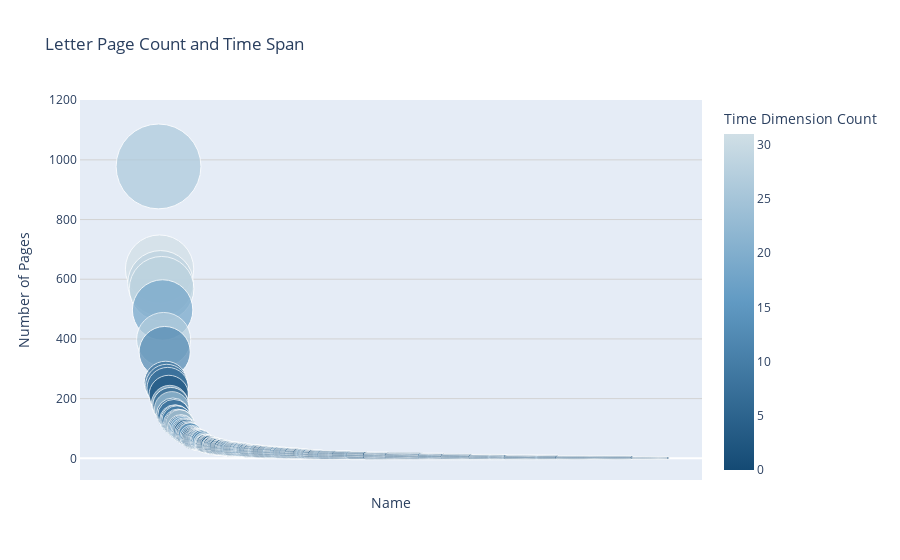

Notebook source saved alongside this figure:
### Code cell
import pandas as pd
import plotly.express as px


df = pd.read_excel('temp_ret_two.xlsx')

# Function to calculate time dimension count
def calculate_time_dimension(years):
    if pd.isna(years):
        return 0
    elif '-' in years:
        try:
            start, end = map(int, years.split('-'))
            return end - start + 1  # Include both start and end years
        except ValueError:
            return 1  # Handle cases where years are not in proper format
    else:
        try:
            int(years)  # Check if years can be converted to int
            return 1    # Single year if no range detected
        except ValueError:
            return 0    # Handle cases where year is not numeric

# Calculate time dimension count for each unique Name
name_years = df.groupby('Name')['Year'].apply(lambda x: calculate_time_dimension(x.iloc[0])).reset_index()
name_years.columns = ['Name', 'time_dimension_count']

# Count number of messages sent by each person
name_counts = df['Name'].value_counts().reset_index()
name_counts.columns = ['Name', 'message_count']

# Merge message count and time dimension count data
name_data = pd.merge(name_counts, name_years, on='Name', how='left')

# Create bubble chart using Plotly Express
fig = px.scatter(name_data, x='Name', y='message_count', size='message_count', hover_name='Name', 
                 title='Letter Page Count and Time Span',
                 labels={'Name': 'Name', 'message_count': 'Number of Pages', 'time_dimension_count': 'Time Dimension Count'},
                 size_max=60, color='time_dimension_count', color_continuous_scale=['#144A74', '#619AC3', '#D0DFE6'],
                 range_color=[name_data['time_dimension_count'].min(), name_data['time_dimension_count'].max()])

# Update layout to improve visual appeal
fig.update_layout(
    xaxis=dict(
        title='Name',
        showgrid=True,   # Show grid lines
        gridcolor='lightgray',  # Grid color
        linecolor='white',  # color of x-axis
        linewidth=1,      # Axis line width
        tickmode='array',
        tickvals=[],      # Empty list to hide tick values
        ticktext=[]       # Empty list to hide tick text
    ),
    yaxis=dict(
        title='Number of Pages',
        showgrid=True,   # Show grid lines
        gridcolor='lightgray',  # Grid color
        linecolor='white',  # color of Y-axis
        linewidth=1       # Axis line width
    ),
    height=600,
    plot_bgcolor='#E5ECF6',  # 设置整体图表背景色
    hoverlabel=dict(
        bgcolor='white',  # Hover label background color
        font_size=12,     # Hover label font size
    )
)

# Show the plot
fig.show()

### Figure 1 — Plotly figure (JSON) as saved in the notebook; plotly's stock layout.template omitted (floating-point values rounded to 4 significant figures; data arrays with more than 128 entries replaced by an {"elided": "..."} marker saying what was removed)
{"data": [{"hovertemplate": "<b>%{hovertext}</b><br><br>Name=%{x}<br>Number of Pages=%{marker.size}<br>Time Dimension Count=%{marker.color}<extra></extra>", "hovertext": {"elided": "498 str values"}, "legendgroup": "", "marker": {"color": {"elided": "498 int values"}, "coloraxis": "coloraxis", "size": {"elided": "498 int values"}, "sizemode": "area", "sizeref": 0.2717, "symbol": "circle"}, "mode": "markers", "name": "", "orientation": "v", "showlegend": false, "type": "scatter", "x": {"elided": "498 str values"}, "xaxis": "x", "y": {"elided": "498 int values"}, "yaxis": "y"}], "layout": {"autosize": true, "coloraxis": {"cmax": 31, "cmin": 0, "colorbar": {"title": {"text": "Time Dimension Count"}}, "colorscale": [[0, "#144A74"], [0.5, "#619AC3"], [1, "#D0DFE6"]]}, "hoverlabel": {"bgcolor": "white", "font": {"size": 12}}, "legend": {"itemsizing": "constant", "tracegroupgap": 0}, "plot_bgcolor": "#E5ECF6", "title": {"text": "Letter Page Count and Time Span"}, "xaxis": {"anchor": "y", "autorange": true, "domain": [0, 1], "gridcolor": "lightgray", "linecolor": "white", "linewidth": 1, "range": [-63.45, 528.8], "showgrid": true, "tickmode": "array", "ticktext": [], "tickvals": [], "title": {"text": "Name"}, "type": "category"}, "yaxis": {"anchor": "x", "autorange": true, "domain": [0, 1], "gridcolor": "lightgray", "linecolor": "white", "linewidth": 1, "range": [-70.58, 1182.0], "showgrid": true, "title": {"text": "Number of Pages"}, "type": "linear"}}}
